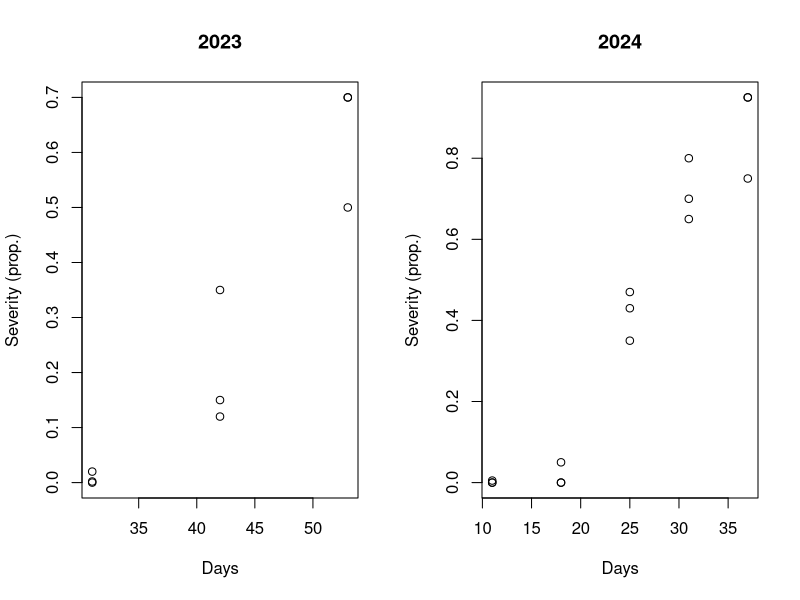
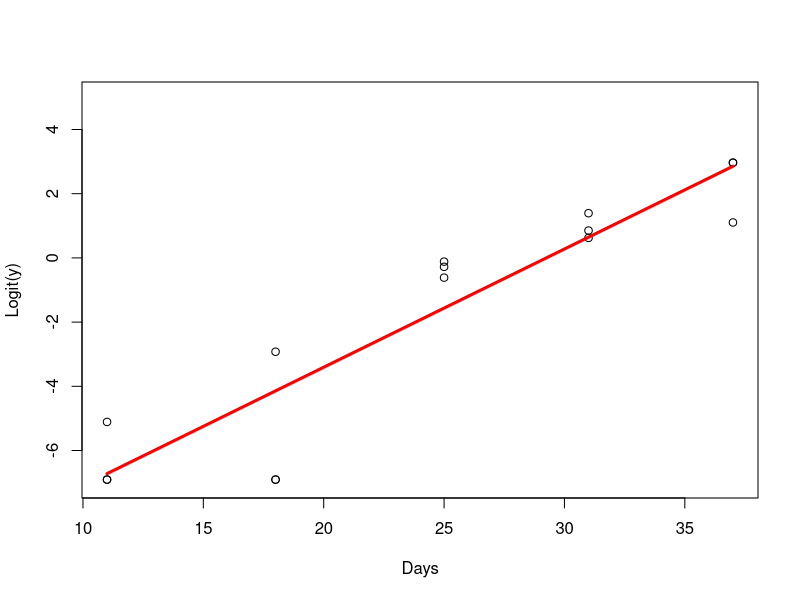
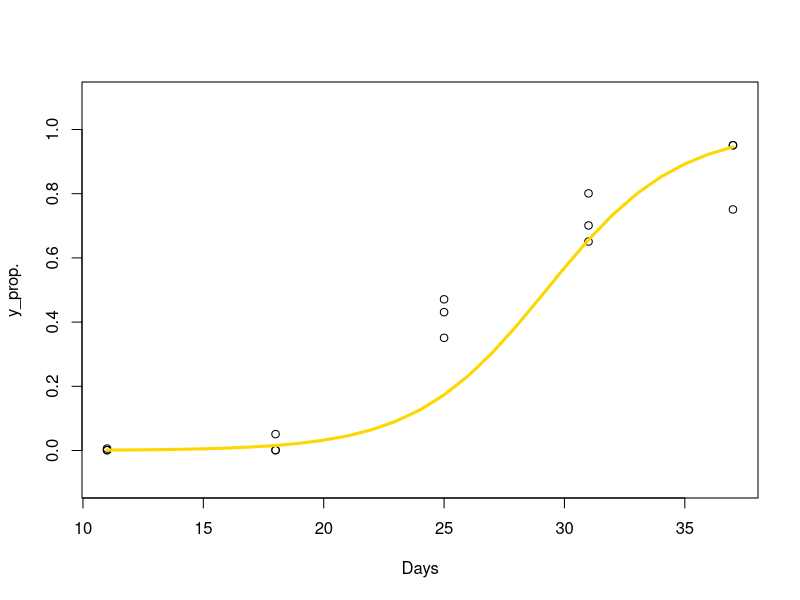
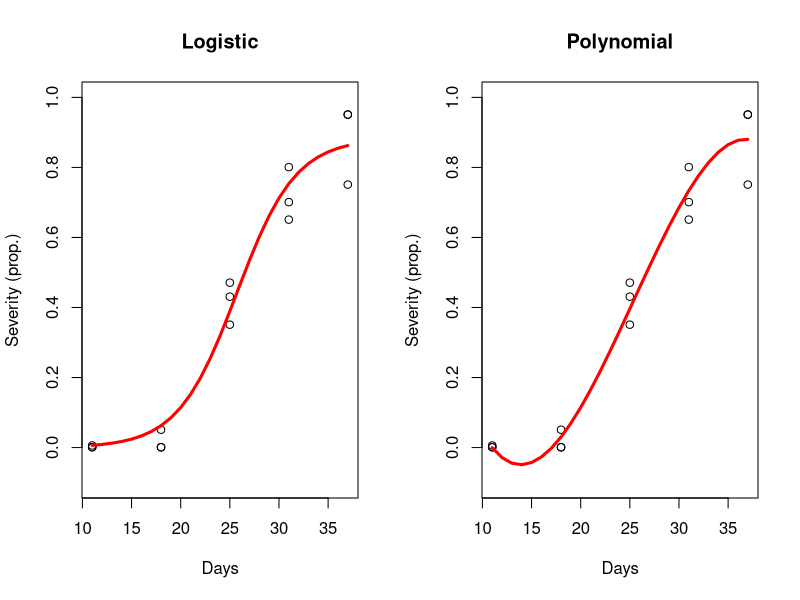
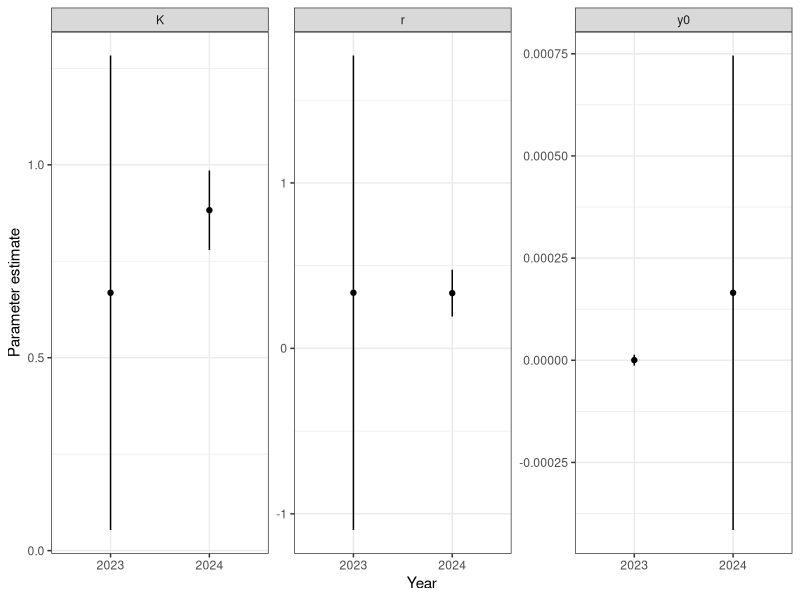
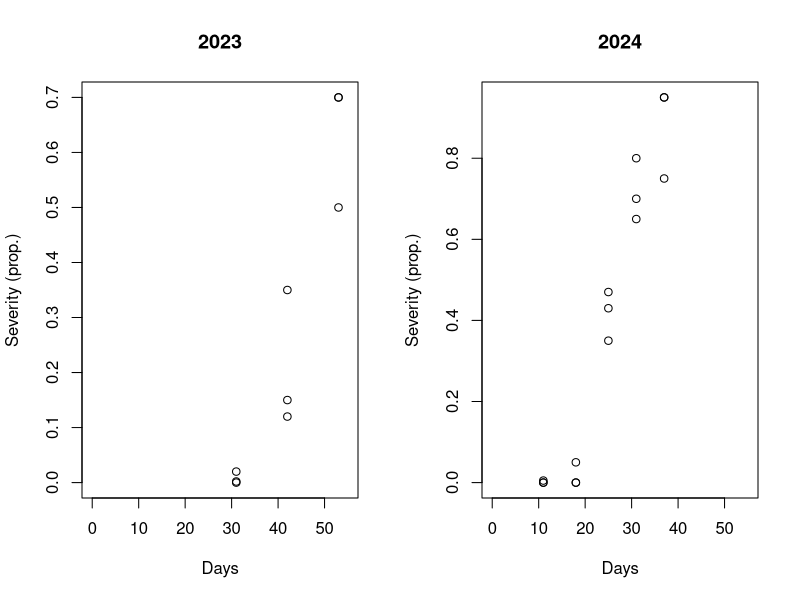
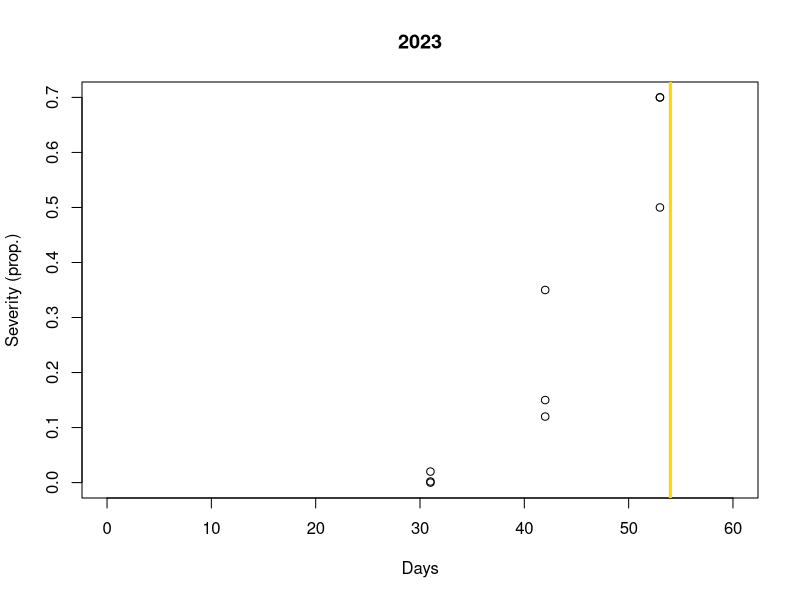
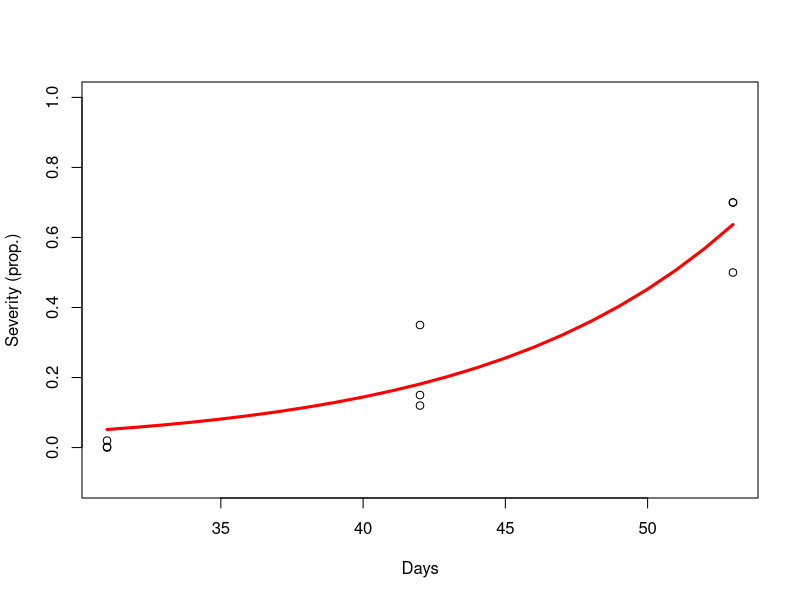

Source code (R) for these figures, in order:
## ---- chunk 1
df <- read.csv("nonlin.csv")
df$p_sev <- df$severity/100
df_a <- df[which(df$var == "a"),]

par(mfrow = c(1, 2))

plot(df_a$time[df_a$year == 2023], df_a$p_sev[df_a$year == 2023], main = "2023", xlab = "Days", ylab = "Severity (prop.)")

plot(df_a$time[df_a$year == 2024], df_a$p_sev[df_a$year == 2024], main = "2024", xlab = "Days", ylab = "Severity (prop.)")

par(mfrow = c(1, 1))
## ---- chunk 2
# Data 2024 variety a
a_24 <- df_a[which(df_a$year == 2024),]
a_24$p_sev <- a_24$p_sev + 0.001

# Logit transformation
a_24$l_sev <- log(a_24$p_sev/(1-a_24$p_sev)) # Logit

# Fit the model
m1 <- lm(l_sev ~ time, data = a_24)

# Make predictions
m1_pred <- data.frame(
  time = seq(min(a_24$time), max(a_24$time), by = 1)
)
m1_pred$pred <- predict(m1, newdata = m1_pred)

# Plot predictions
m1_pred$inv_logit <- 1/(1+exp(-m1_pred$pred))
plot(a_24$time, a_24$l_sev, ylab = "Logit(y)", xlab = "Days", ylim = c(-7, 5))
lines(m1_pred$time, m1_pred$pred, lwd = 3, col = "red")

plot(a_24$time, a_24$p_sev, ylab = "y_prop.", xlab = "Days", ylim = c(-0.1, 1.1))
lines(m1_pred$time, m1_pred$inv_logit, lwd = 3, col = "gold")
## ---- chunk 3
# Fit the logistic model
m2 <- nls(p_sev ~ K/(1 + ((K-y0)/y0)*exp(-r*time)), data = a_24, start = list(K = 0.7, y0 = 0.001, r = 0.2))

# Make predictions
m2_pred <- data.frame(
  time = seq(min(a_24$time), max(a_24$time), by = 1))

m2_pred$pred <- predict(m2, newdata = m2_pred)
## ---- chunk 4
# Fit the polynomial model
m3 <- lm(p_sev ~ poly(time, degree = 3), data = a_24)

# Make predictions
m3_pred <- data.frame(
  time = seq(min(a_24$time), max(a_24$time), by = 1))

m3_pred$pred <- predict(m3, newdata = m3_pred)
## ---- chunk 5
par(mfrow = c(1, 2))

# Plot predictions for logistic
plot(a_24$time, a_24$p_sev, ylab = "Severity (prop.)", xlab = "Days", ylim = c(-0.1, 1), main = "Logistic")
lines(m2_pred$time, m2_pred$pred, lwd = 3, col = "red")

# Plot predictions for polynomial
plot(a_24$time, a_24$p_sev, ylab = "Severity (prop.)", xlab = "Days", ylim = c(-0.1, 1), main = "Polynomial")
lines(m3_pred$time, m3_pred$pred, lwd = 3, col = "red")

par(mfrow = c(1, 1))
## ---- chunk 6
library(ggplot2)
a_23 <- df_a[which(df_a$year == 2023),]

fit23 <- nls(p_sev ~ K/(1 + ((K-y0)/y0)*exp(-r*time)), data = a_23, start = list(K = 0.7, y0 = 0.001, r = 0.2))
fit24 <- nls(p_sev ~ K/(1 + ((K-y0)/y0)*exp(-r*time)), data = a_24, start = list(K = 0.7, y0 = 0.001, r = 0.2))

vc23 <- vcov(fit23)
vc24 <- vcov(fit24)

se23 <- sqrt(diag(vc23))
se24 <- sqrt(diag(vc24))

table_data <- data.frame(
  year = c(rep(2023, 3), rep(2024, 3)),
  par = c(rep(c("K", "y0", "r"), 2)),
  estimate = c(as.numeric(coef(fit23)[1]), as.numeric(coef(fit23)[2]), as.numeric(coef(fit23)[3]), as.numeric(coef(fit24)[1]), as.numeric(coef(fit24)[2]), as.numeric(coef(fit24)[3])),
  
  est_lb = c(as.numeric(coef(fit23)[1])-1.96*se23["K"], as.numeric(coef(fit23)[2])-1.96*se23["y0"], as.numeric(coef(fit23)[3])-1.96*se23["r"], as.numeric(coef(fit24)[1])-1.96*se24["K"], as.numeric(coef(fit24)[2])-1.96*se24["y0"], as.numeric(coef(fit24)[3])-1.96*se24["r"]),
  
  est_ub = c(as.numeric(coef(fit23)[1])+1.96*se23["K"], as.numeric(coef(fit23)[2])+1.96*se23["y0"], as.numeric(coef(fit23)[3])+1.96*se23["r"], as.numeric(coef(fit24)[1])+1.96*se24["K"], as.numeric(coef(fit24)[2])+1.96*se24["y0"], as.numeric(coef(fit24)[3])+1.96*se24["r"])
)

ggplot(table_data, aes(as.factor(year), estimate)) +
  geom_linerange(aes(ymin = est_lb, ymax = est_ub)) +
  geom_point() +
  facet_wrap(~par, scales = "free_y") +
  theme_bw() +
  ylab("Parameter estimate") +
  xlab("Year")
## ---- chunk 7
df <- read.csv("nonlin.csv")
df$p_sev <- df$severity/100
df_a <- df[which(df$var == "a"),]

par(mfrow = c(1, 2))

plot(df_a$time[df_a$year == 2023], df_a$p_sev[df_a$year == 2023], main = "2023", xlab = "Days", ylab = "Severity (prop.)", xlim = c(0, 55))

plot(df_a$time[df_a$year == 2024], df_a$p_sev[df_a$year == 2024], main = "2024", xlab = "Days", ylab = "Severity (prop.)", xlim = c(0, 55))

par(mfrow = c(1, 1))
## ---- chunk 8
vcov_m23 <- vcov(fit23)
cor_m23 <- cov2cor(vcov_m23)
cor_m23
## ---- chunk 9
vcov_m24 <- vcov(fit24)
cor_m24 <- cov2cor(vcov_m24)
cor_m24
## ---- chunk 10
plot(df_a$time[df_a$year == 2023], df_a$p_sev[df_a$year == 2023], main = "2023", xlab = "Days", ylab = "Severity (prop.)", xlim = c(0, 60))
abline(v = max(df_a$time[df_a$year == 2023]) + 1, lwd = 3, col = "gold")
## ---- chunk 11
# Data variety a, 2023
a_23 <- df[which(df$var == "a" & df$year == 2023),]

# Fit the model
m4 <- nls(p_sev ~ 100/(1 + ((100-y0)/y0)*exp(-r*time)), data = a_23, start = list(y0 = 0.001, r = 0.2))

# Make predictions
m4_pred <- data.frame(
  time = seq(min(a_23$time), max(a_23$time))
)

m4_pred$pred <- predict(m4, newdata = m4_pred)

# Plot predictions
plot(a_23$time, a_23$p_sev, ylab = "Severity (prop.)", xlab = "Days", ylim = c(-0.1, 1))
lines(m4_pred$time, m4_pred$pred, lwd = 3, col = 'red')
## ---- chunk 12
# Fit the model
m5 <- nls(p_sev ~ K/(1 + ((K-y0)/y0)*exp(-r*time)), data = a_23, start = list(K = 0.7, y0 = 0.001, r = 0.2))

# Make predictions
m5_pred <- data.frame(
  time = seq(min(a_23$time), max(a_23$time))
)

m5_pred$pred <- predict(m5, newdata = m5_pred)

# Plot predictions
plot(a_23$time, a_23$p_sev, ylab = "Severity (prop.)", xlab = "Days", ylim = c(-0.1, 1))
lines(m5_pred$time, m5_pred$pred, lwd = 3, col = 'red')
## ---- chunk 13
vc4 <- vcov(m4)
vc5 <- vcov(m5)

se4 <- sqrt(diag(vc4))
se5 <- sqrt(diag(vc5))

table_data <- data.frame(
  models = c(rep("K = 1", 3), rep("K Est.", 3)),
  par = c(rep(c("K", "y0", "r"), 2)),
  
  estimate = c(1, as.numeric(coef(m4)[1]), as.numeric(coef(m4)[2]), as.numeric(coef(m5)[1]), as.numeric(coef(m5)[2]), as.numeric(coef(m5)[3])),
  
  est_lb = c(1, as.numeric(coef(m4)[1])-1.96*se4["y0"], as.numeric(coef(m4)[2])-1.96*se4["r"], as.numeric(coef(m5)[1])-1.96*se5["K"], as.numeric(coef(m5)[2])-1.96*se5["y0"], as.numeric(coef(m5)[3])-1.96*se5["r"]),
  
  est_ub = c(1, as.numeric(coef(m4)[1])+1.96*se4["y0"], as.numeric(coef(m4)[2])+1.96*se4["r"], as.numeric(coef(m5)[1])+1.96*se5["K"], as.numeric(coef(m5)[2])+1.96*se5["y0"], as.numeric(coef(m5)[3])+1.96*se5["r"])
)

ggplot(table_data, aes(as.factor(models), estimate)) +
  geom_linerange(aes(ymin = est_lb, ymax = est_ub)) +
  geom_point() +
  facet_wrap(~par, scales = "free_y") +
  theme_bw() +
  ylab("Parameter estimate") +
  xlab("Year")
## ---- chunk 14
round(coef(m4), 4)
## ---- chunk 15
vcov_m4 <- vcov(m4) 
cor_m4 <- cov2cor(vcov_m4) 
cor_m4
## ---- chunk 16
round(coef(m5), 4)
## ---- chunk 17
vcov_m5 <- vcov(m5) 
cor_m5 <- cov2cor(vcov_m5) 
cor_m5
